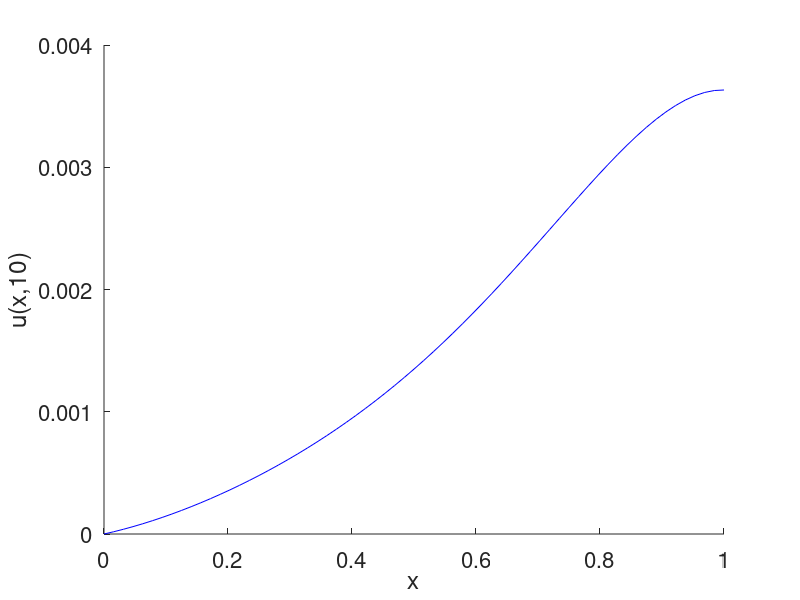

MATLAB code to generate this figure:
function [] = heat_equation_1D_cn_scheme_example_4
%%% --- 1D heat equation 
%
% du/dt = D*d^2u/dx^2 - 4*x*(1-x)*u + e^(-t)*(8*x^2-t) with BC: u(0,t) = 0.
%                                                      u(1,t) = 8*t*exp(-t)
%                                                      u(x,0) = 2*sin(2*pi*x)
% analytic solution:
%
% The finite difference: the Crank-Nicolson scheme (CN), that is,
%  matrix equation: 
% (I-lambda*A -0.5*dt*B^(n+1))*w^(n+1) = (I+lambda*A)*w^(n) + lambda*(b^(n) + b^(n+1)) + 0.5*dt*(s^(n)+s^(n+1))
% A is tridiagonal matrix.
% (I-lambda*A) is evolution matrix.
% B is diagonal matrix with [-4.*x.*(1.-x)].
% b^(n+1) = [u^(n+1)_{a} 0,...0, u^(n+1)_{b}]^(T), (T = transpose). 
% b^(n+1) for all n since u(a,t) = 0 & u(b,t) = 8*t
% lambda = D*dt/(2*dx^2).
% Reference book: D. Bradie, A friendly introduction to numerical analysis 
%
% Written by Tsogbayar Tsednee (PhD), California State University Northridge 
% Contact: tsog215@gmail.com
% Date: December 23, 2018
%%%
% ----------------------------------------------------------------
format short; clear; clc;
% ----------------------------------------------------------------
format short; clear; clc;
% ---
% grid and initial condition
D = 1./16.; % diffision parameter
a = 0.; % x(0)
b = 1.; % x(N+1)
N = 64;  % number of grid point of x axis
dx = (b-a)/N; % step size in x
% ---
x = zeros(N+1,1); % total number of points is N+1
for i = 1:N+1
    x(i) = a + (i-1)*dx;
end
% ---
%%% time parameter
ti = 0.; % t(0)
tf = 10.; % t(N)
Nt = 256; % number of grid point in time t
dt = (tf-ti)/Nt; % step size in time t
%
lambda = D*dt/(2.*dx^2) ;
%  matrix equation is
% (I-lambda*A)*w^(n+1) = (I+lambda*A)*w^(n) + lambda*(b^(n) + b^(n+1)) + 0.5*dt*(s^(n)+s^(n+1))
u_mat = zeros(N+1,N+1);
for i = 2:N
    u_mat(i,i-1) = lambda;
    u_mat(i,i) = -2.*lambda;
    u_mat(i,i+1) = lambda;
end
u_mat(1,1) = -2.*lambda; u_mat(N+1,N+1) = -2.*lambda ; 
u_mat(1,2) = lambda; u_mat(N+1,N) = lambda;
%u_mat;
%%%
unit_I = eye(N+1); % unit diagonal matrix 
% at t0 = 0
w0 = 2.*sin(2.*pi.*x); % % at t0 = 0.00 & initial
% evolution matrix 
B_mat = -4.*x.*(1.-x); 
evolution_mat_l = unit_I - u_mat - 0.5.*dt.*diag(B_mat);
evolution_mat_r = unit_I + u_mat + 0.5.*dt.*diag(B_mat);
%
w0 = w0(2:N); % taking into account the boundary condition  
%
tn = zeros(Nt,1); tnp1 = zeros(Nt,1); % time points
bn = zeros(Nt,1); bnp1 = zeros(Nt,1); % b(t(n)) & b(t(n+1)) vectors
%
%%% time loop starts ---
for j = 1:Nt
    tn(j) = ti + (j-1)*dt; % t(n)
    bn(j) = 8.*tn(j).*exp(-tn(j));    
    b_n = [0.; zeros(N-3,1); bn(j)];
    s_n = exp(-tn(j)).*(8.*x(2:N).^2 - tn(j));
%
    tnp1(j) = ti + (j-0)*dt; % t(n + 1) 
    bnp1(j) = 8.*tnp1(j).*exp(-tnp1(j));    
    b_np1 = [0.; zeros(N-3,1); bnp1(j)];
    s_np1 = exp(-tnp1(j)).*(8.*x(2:N).^2 - tnp1(j));
%
    w_old = w0;
    w_r_new = evolution_mat_r(2:N,2:N)*w_old + lambda.*(b_n + 1.*b_np1) + 0.5*dt.*(s_n+s_np1); % % 
    w_new = evolution_mat_l(2:N,2:N)\w_r_new; % 
    w0 = w_new ;    
%
end
%%% time loop ends ---
time = tnp1(Nt);
%%%
w_num = [0.; w_new; 8.*time.*exp(-time) ];
%
figure(1)
hold on
plot(x, w_num, 'b') % plot numerical solution 
hold off
set(gca,'FontSize',16)
xlabel('x') % ,'fontsize',16
ylabel('u(x,10)') % 
%ylabel('u(0.1,x)','Rotation', 1) % 
%axis([0. 5. 0.000 1.50])

return
end


